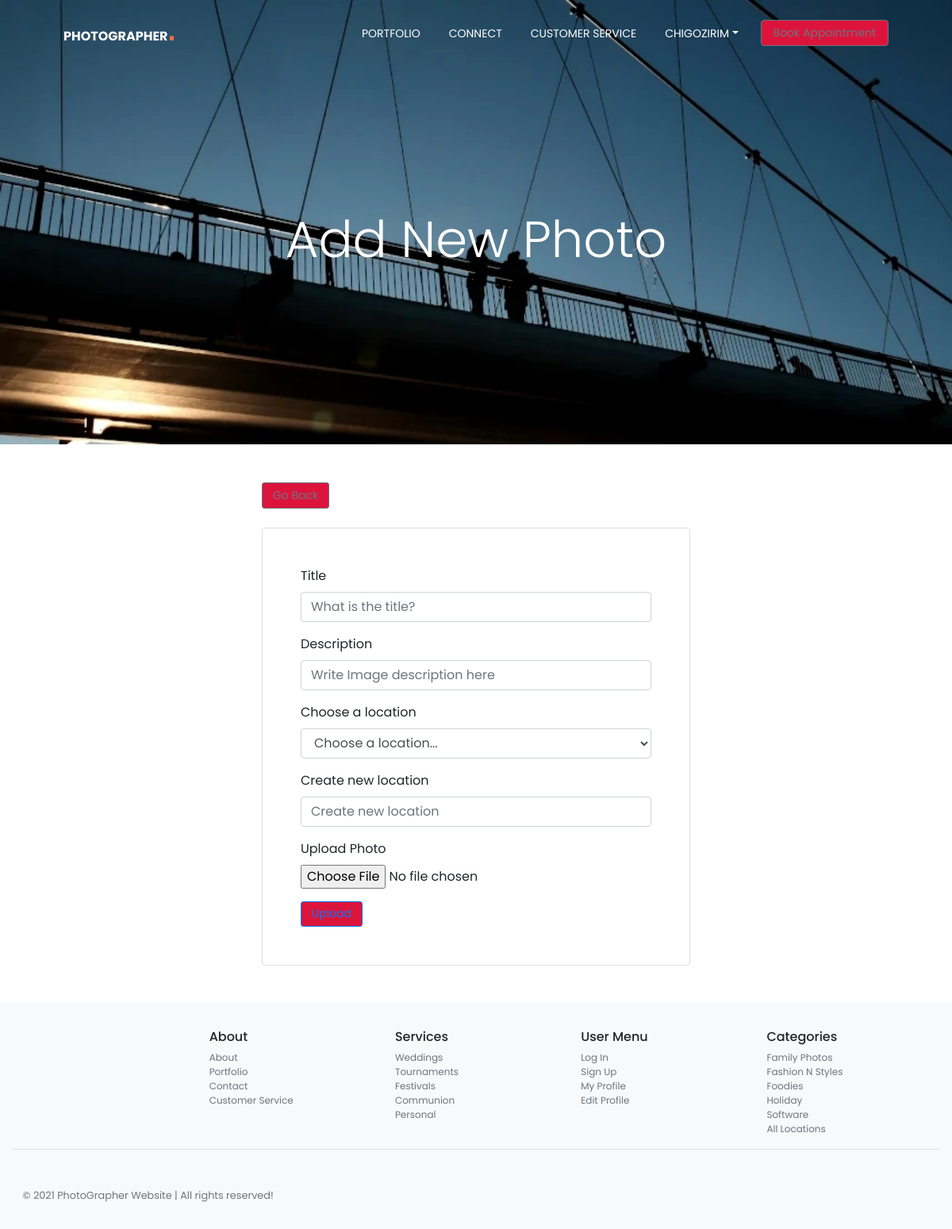
Page /add/ (signed in) on the committed database.
### photos/models.py (models this page shows, shortened)
class Category(models.Model):
    name = models.CharField(max_length=100, null=False, blank=False)
    ordering = models.IntegerField(default=0)
    is_featured = models.BooleanField(default=False)
    class Meta:
        ordering = ('name',)
        verbose_name_plural = 'categories'

### photos/views.py (the view, shortened to what this page needs)
# urls.py: path('add/', views.addPhoto, name='add'),
@login_required
def addPhoto(request):
    categories = Category.objects.all()
    context = {'categories': categories}
    return render(request, 'photos/add.html', context)

### templates/photos/add.html (shortened to what this page needs)
{% extends 'base.html' %}
{% block content %}
<section class="banner2 mtop pb-5" id="banner">
  <div class="col-md-12 mx-auto" >
      <h1 class="display-1 text-center text-white fw-bold">Add New Photo</h1>
  </div>
</section>
<div class="container my-5">
    <div class="row justify-content-center">
        <div class="col-md-6">
            <a class="btn btn-sm btn-outline-secondary" href="{% url 'gallery' %}">Go Back</a>
            <div class="card p-5 mt-4">
                <form method="post" action="" enctype="multipart/form-data">
                    <div class="form-group m-6">
                      <label >Title</label>
                      <input name="title" type="text" class="form-control" placeholder="What is the title?" required>
                    </div>
                    <div class="form-group m-6">
                        <label >Description</label>
                        <input name="description" type="text" class="form-control" placeholder="Write Image description here" required>
                      </div>
                      <div class="form-group m-6">
                        <label >Choose a location</label>
                        <select name="category" class="form-control">
                            <option value="none">Choose a location...</option>
                        </select>
                      </div>
                      <div class="form-group m-6">
                        <label >Create new location</label>
                        <input name="new-location" type="text" class="form-control" placeholder="Create new location">
                      </div>
                    <div class="form-group m-6">
                      <label >Upload Photo</label>
                      <input name="image" type="file" class="form-control-file" required>
                    </div>
                    <button type="submit" class="btn btn-sm btn-outline-primary btn-small m-6"> Upload</button>
                  </form>
            </div>
        </div>
    </div>
</div>
{% endblock content %}

### templates/base.html (shortened to what this page needs)
{% load static %}
<!doctype html>
<html lang="en">
<head>
  <link rel="stylesheet" href="https://cdnjs.cloudflare.com/ajax/libs/font-awesome/6.0.0-beta2/css/all.min.css">
  <link rel="stylesheet" href="https://unpkg.com/boxicons@latest/css/boxicons.min.css">
  <link rel="stylesheet" href="https://cdn.jsdelivr.net/npm/bootstrap@4.6.0/dist/css/bootstrap.min.css"
>
  <link rel="stylesheet" href="https://cdnjs.cloudflare.com/ajax/libs/font-awesome/6.0.0-beta2/css/all.min.css">
  <link href="https://cdnjs.cloudflare.com/ajax/libs/font-awesome/5.13.0/css/all.min.css" rel="stylesheet">
  <link rel="stylesheet" type="text/css" href="{% static 'css/custom.css' %}">
  <link rel="stylesheet" type="text/css" href="{% static 'css/home.css' %}">
</head>
<body>
  <header class="header">
    <nav class="navbar navbar-expand-lg fixed-top pb-3">
      <div class="container-fluid mx-5 nave-menu">
        <a href="{% url 'gallery' %}" class="navbar-brand font-weight-bold" id="logo">PhotoGrapher<span>.</span> </a>
        <div id="navbarSupportedContent" class="collapse navbar-collapse">
          <ul class="navbar-nav ml-auto">
            <li class="nav-item"><a href="{% url 'gallery' %}" class="nav-link text-uppercase">Portfolio</a></li>
            <li class="nav-item"><a href="{% url 'about' %}" class="nav-link text-uppercase">Connect</a></li>
            <li class="nav-item"><a href="{% url 'accounts:customer_service' %}" class="nav-link text-uppercase">Customer Service</a></li>
          </ul>
          {% if user.is_authenticated %}
          <ul class="nav navbar-nav ms-auto">
            <li class="nav-item dropdown">
              <a href="{% url 'accounts:myprofile' %}" class="nav-link dropdown-toggle text-uppercase"
                data-bs-toggle="dropdown">{{user.username}}</a>
            </li>
          </ul>
          {% endif %}
          <a href="{% url 'contact' %}" class="btn btn-outline-secondary btn-rounded nav_button">Book Appointment</a>
        </div>
      </div>
    </nav>
  </header>
  <div class="container-fluid">
    <div class="row">
      {% block content %}
      {% endblock content %}
    </div>
  </div>
  <footer class="container-fluid p-5  bg-light mt-auto footer">
    <div class="row">
      <div class="col-12 col-md">
      </div>
      <div class="col-6 col-md">
        <h5 class="footer-h5">About</h5>
        <ul class="list-unstyled text-small">
          <li class="text-muted"><a href="{% url 'about' %}">About</a></li>
          <li cla ss="text-muted"><a href="{% url 'gallery' %}">Portfolio</a></li>
          <li class="text-muted"><a href="{% url 'contact' %}">Contact</a></li>
          <li class="text-muted"><a href="{% url 'accounts:customer_service' %}" >Customer Service</a></li>
        </ul>
      </div>
      <div class="col-6 col-md">
        <h5 class="footer-h5">Services</h5>
        <ul class="list-unstyled text-small">
          <li><a class="text-muted" href="#">Weddings</a></li>
          <li><a class="text-muted" href="#">Tournaments</a></li>
          <li><a class="text-muted" href="#">Festivals</a></li>
          <li><a class="text-muted" href="#">Communion</a></li>
          <li><a class="text-muted" href="#">Personal</a></li>
        </ul>
      </div>
      <div class="col-6 col-md">
        <h5 class="footer-h5">User Menu</h5>
        <ul class="list-unstyled text-small">
          <li><a class="text-muted" href="{% url 'login' %}">Log In</a></li>
          <li><a class="text-muted" href="{% url 'accounts:signup' %}">Sign Up</a></li>
          <li><a class="text-muted" href="{% url 'accounts:myprofile' %}">My Profile</a></li>
          <li><a class="text-muted" href="{% url 'accounts:edit_profile' %}">Edit Profile</a></li>
        </ul>
      </div>
      <div class="col-6 col-md">
        <h5 class="footer-h5">Categories</h5>
        <ul class="list-unstyled text-small">
          {% for category in categories %}
          <li>
            <a class="text-muted" href="{% url 'gallery' %}?category={{category.name}}">{{category.name}}</a>
          </li>
          {% endfor %}
          <li>
            <a class="text-muted" href="{% url 'gallery' %}">All Locations</a>
          </li>
        </ul>
      </div>
    </div>
    <div class="container-fluid border-top">
      <small class="d-block mt-5 text-muted copyright">&copy; 2021 PhotoGrapher Website | All rights reserved!</small>
    </div>
  </footer>
</body>
</html>

### static/css/custom.css (style rules this page uses)
* { font-family: 'Poppins', sans-serif; padding: 0; margin: 0; list-style: none; text-decoration: none; box-sizing: border-box; scroll-behavior: smooth; }
body, html { width: 100%; height: 100%; margin: 0; padding: 0;; }
:root { --primary-color: #0062a8; --secondary-color: #F26C4F; --dark-color: #22303e; --light-color: #ffffff; --gray-color: #f5f5f5; }
.btn { background: crimson; }
#logo { color: var(--light-color); text-transform: uppercase; font-size: 24px; font-weight: 500; letter-spacing: 2px; }
#logo span { color: var(--secondary-color); font-size: 36px; font-weight: 900; font-family: 'Agency FB', sans-serif; }
.navbar { background-color: var(--light-color); color: var(--dark-color); }
.row { display: flex; flex-direction: row; flex-wrap: wrap; }
.container-fluid { margin-left: 0; }
.container-fluid section { margin: 0; }
.row { margin: 0; }
.mtop { margin-top: -100px; }
.row { position: relative; width: 100%; display: flex; justify-content: space-between; }
.container, .container-fluid, .container-lg, .container-md, .container-sm, .container-xl { width: 100%; padding-right: 0; padding-left: 0; margin-right: auto; margin-left: auto; }
.card { background-color: #fff; }
.navbar { transition: all 0.4s; z-index: 1000; }
.navbar .nav-link { color: #fff; }
.nav li, .navbar .navbar-nav li { position: relative; }
.text-small { font-size: 0.9rem !important; }
body { min-height: 100vh; }
footer ul li, footer ul li a { text-decoration: none; list-style: none; color: #6c757d !important; }
.nav_button { padding: 5px 15px; }
.navbar-expand-lg .navbar-nav .nav-link { margin-right: 20px; }
@media screen and ( min-width: 200px) { .navbar { background-color: #fff0; color: var(--light-color); padding-left: 1rem; padding-right: 1rem; padding-top: 1rem; } }
@media screen and ( min-width: 200px) { #logo { font-size: 16px; letter-spacing: 0; } }
@media screen and ( min-width: 200px) { .nave-menu { margin-left: 0; margin-right: 0; margin-top: -20px; } }
@media screen and ( min-width: 200px) { .navbar .mx-5 { margin-left: 0 !important; margin-right: 0 !important; } }
@media screen and ( min-width: 200px) { .navbar-brand { padding-top: 0; } }
@media screen and ( min-width: 200px) { .navbar-nav .nav-link { font-size: 14px; line-height: 12px; } }
@media screen and ( min-width: 200px) { .btn-group-sm > .btn, .btn-sm { padding: .3rem .8rem; } }
@media screen and ( min-width: 200px) { .footer { padding: 2rem 0 !important; } }
@media screen and ( min-width: 200px) { .footer-h5 { font-size: 1rem; } }
@media screen and ( min-width: 200px) { footer ul li, footer ul li a { font-size: 12px !important; } }
@media screen and ( min-width: 200px) { .copyright { margin-left: 14px; } }
@media screen and ( min-width: 200px) { .nav_button { font-size: 14px; } }
@media screen and (min-width:300px) { .footer { padding: 2rem .9rem !important; } }
@media screen and (min-width:578px) { .display-1 { font-size: 4rem; } }
@media screen and (min-width:1024px) { .navbar { padding-left: 5rem; padding-right: 5rem; padding-top: 2rem; } }

### static/css/home.css (style rules this page uses)
* { font-family: 'Poppins', sans-serif; padding: 0; margin: 0; list-style: none; text-decoration: none; box-sizing: border-box; scroll-behavior: smooth; }
:root { --primary-color: #0062a8; --secondary-color: #F26C4F; --dark-color: #22303e; --light-color: #ffffff; --gray-color: #f5f5f5; }
section { padding: 100px; }
.banner2 { position: relative; width: 100%; height: 70vh; display: flex; justify-items: center; align-items: center; background-image: url("../images/banner.webp"); background-size: cover; top: 100; transition: 0.2s; }
.row { position: relative; width: 100%; display: flex; justify-content: space-between; }

### rows in the picture
Category: name "Family Photos"
Category: name "Fashion N Styles"
Category: name "Foodies"
Category: name "Holiday"
Category: name "Software"

### other values in the picture
{{ user.username }} "CHIGOZIRIM"
